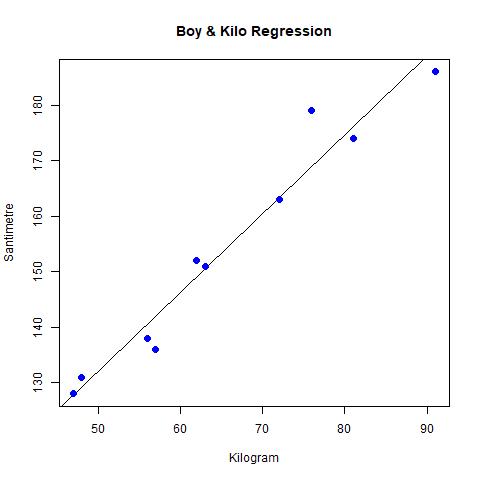

The script that saved this image:
x <- c(151, 174, 138, 186, 128, 136, 179, 163, 152, 131)
y <- c(63, 81, 56, 91, 47, 57, 76, 72, 62, 48)

LineerRegresyon <- lm(y~x)

print(LineerRegresyon)

png(file = "LineerRegresyon.png")

plot(y,x,col = "blue",main = "Boy & Kilo Regression",
abline(lm(x~y)),cex = 1.3,pch = 16,xlab = "Kilogram",ylab = "Santimetre")

dev.off()

